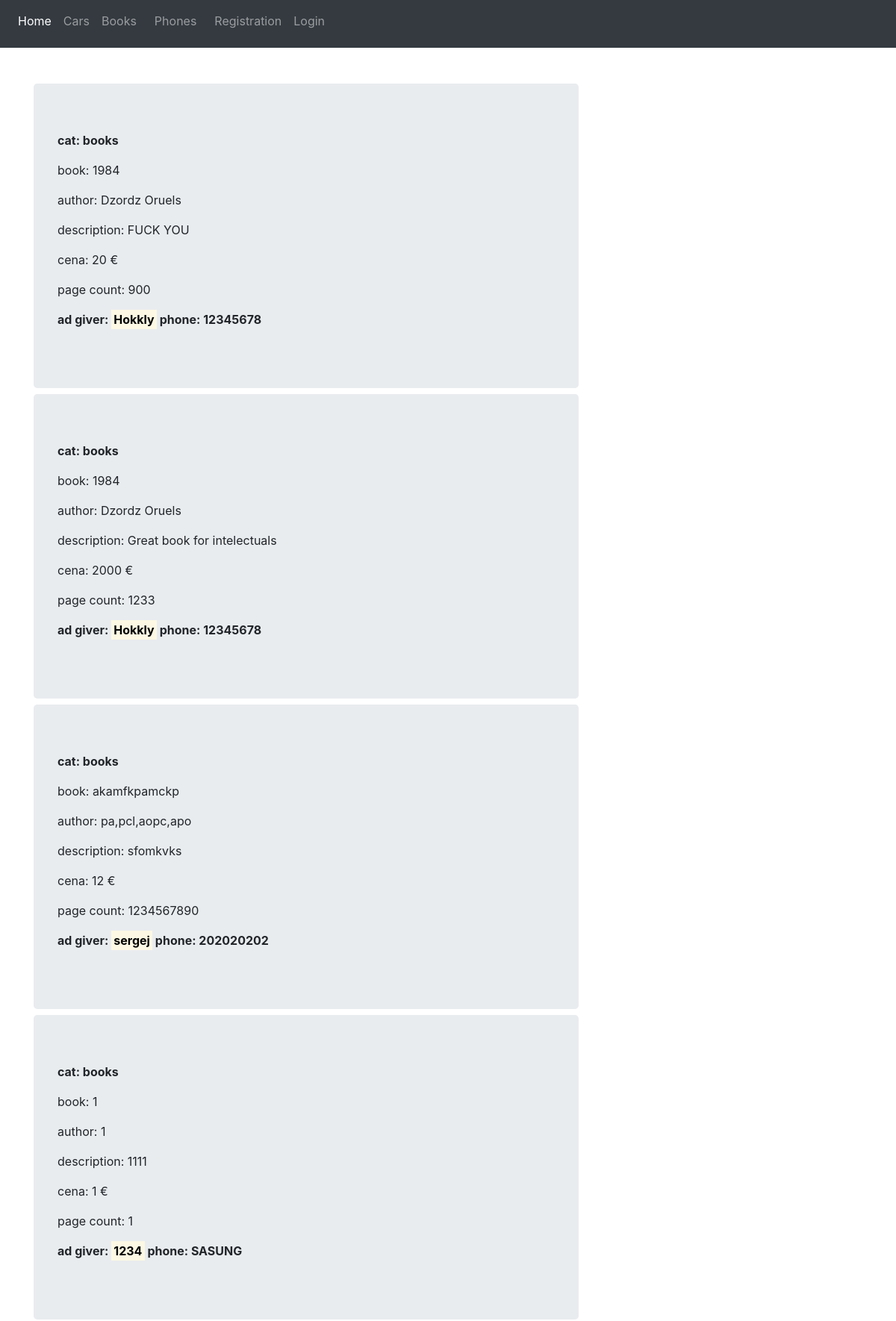
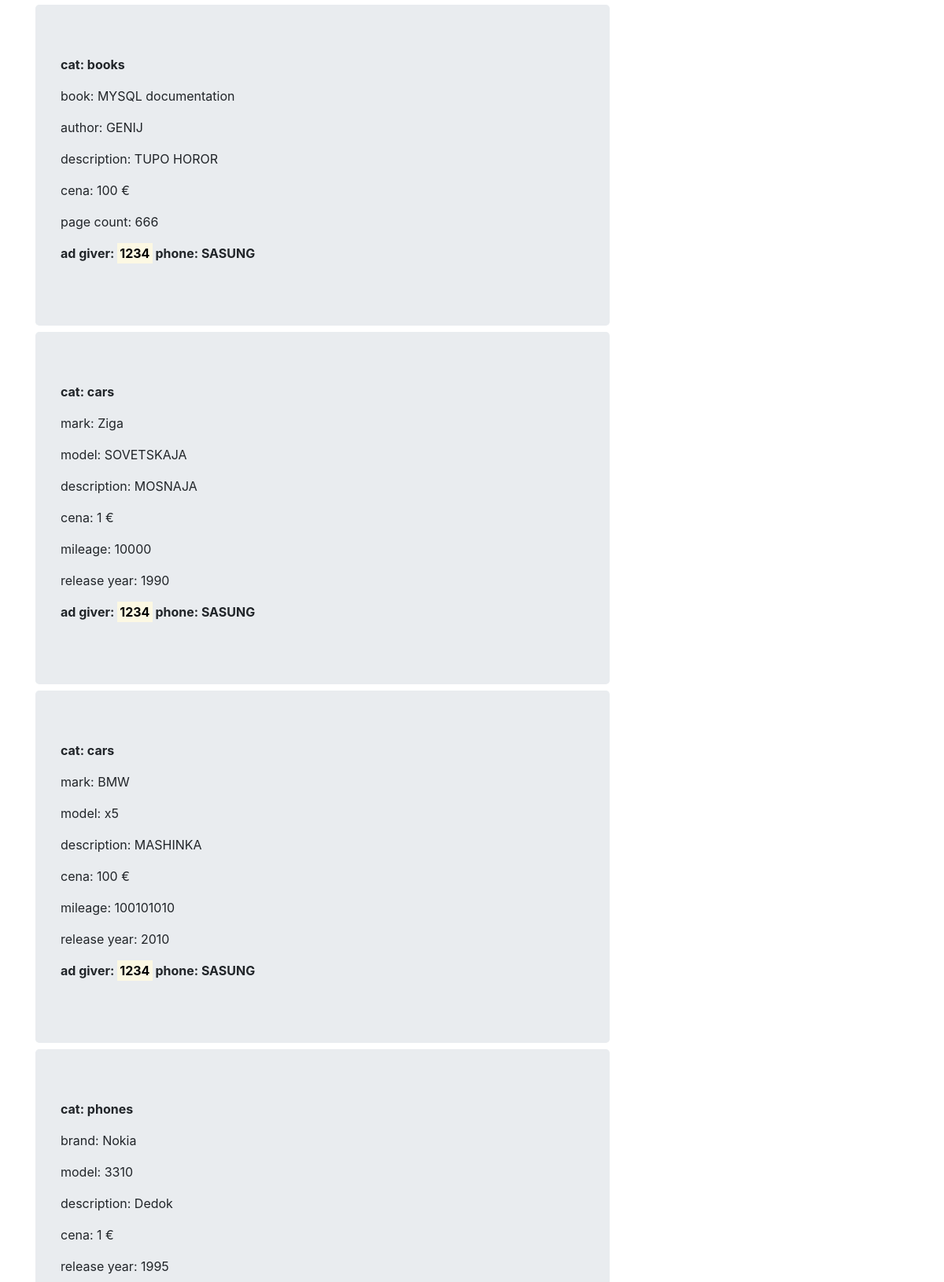
The page / (upper part) on the database its author committed (2 pictures, top to bottom).
### tables this page shows
CREATE TABLE IF NOT EXISTS `advertisement` (
  `id` int(11) NOT NULL AUTO_INCREMENT,
  `user_id` int(11) NOT NULL,
  `description` text NOT NULL,
  `type` int(11) NOT NULL,
  `cena` double NOT NULL,
  PRIMARY KEY (`id`),
  KEY `user_id` (`user_id`),
  KEY `type` (`type`)
);

CREATE TABLE IF NOT EXISTS `ad_books` (
  `id` int(11) NOT NULL AUTO_INCREMENT,
  `name` varchar(255) NOT NULL,
  `author` varchar(255) NOT NULL,
  `page_count` int(11) NOT NULL,
  `ad_id` int(11) NOT NULL,
  PRIMARY KEY (`id`),
  KEY `ad_id` (`ad_id`)
);

CREATE TABLE IF NOT EXISTS `users` (
  `id` int(11) NOT NULL AUTO_INCREMENT,
  `email` varchar(30) NOT NULL,
  `login` varchar(30) NOT NULL,
  `phone` varchar(20) NOT NULL,
  `password` varchar(100) NOT NULL,
  PRIMARY KEY (`id`),
  UNIQUE KEY `email` (`email`),
  UNIQUE KEY `login` (`login`),
  UNIQUE KEY `phone` (`phone`)
);

CREATE TABLE IF NOT EXISTS `ad_car` (
  `id` int(11) NOT NULL AUTO_INCREMENT,
  `ad_id` int(11) NOT NULL,
  `release_year` year(4) NOT NULL,
  `mileage` int(11) NOT NULL,
  `car_mark` varchar(30) NOT NULL,
  `car_model` varchar(30) NOT NULL,
  PRIMARY KEY (`id`),
  KEY `ad_id` (`ad_id`)
);

CREATE TABLE IF NOT EXISTS `ad_phones` (
  `id` int(11) NOT NULL AUTO_INCREMENT,
  `ad_id` int(11) NOT NULL,
  `brand` varchar(255) NOT NULL,
  `model` varchar(255) NOT NULL,
  `release_year` year(4) NOT NULL,
  PRIMARY KEY (`id`),
  KEY `ad_id` (`ad_id`)
);

### index.php (the view, shortened to what this page needs)
<html>
    <head>
        <?php require 'blocks/head.php' ?>
    </head>
    <body>
        <?php require 'blocks/header.php' ?>
        <main class="container mt-5">
            <div class="row">
                <div class="col-md-8 mb-5">
                    <?php
                        require 'database_connection/db.php';
                        $sql = "SELECT a.*, ab.*, u.login, u.phone FROM advertisement as a
                                    INNER JOIN ad_books as ab on ab.ad_id = a.id
                                    INNER JOIN users as u on u.id = a.user_id";
                        $advs = mysqli_query($connection, $sql);
                        while($adv = $advs->fetch_assoc()){
                            echo "<div class='mb-2 jumbotron'>
                                  <p><b> cat: books </b></p>";
                            echo  "<p> book: {$adv['name']} </p>
                                  <p> author: {$adv['author']} </p>
                                  <p> description: {$adv['description']} </p>
                                  <p> cena: {$adv['cena']} &euro;</p>
                                  <p> page count: {$adv['page_count']} </p>
                                  <p><b> ad giver: <mark>{$adv['login']}</mark> phone: {$adv['phone']}</b></p>
                                  </div>";
                        }
                        $sql = "SELECT a.*, ac.*, u.login, u.phone FROM advertisement as a
                                    INNER JOIN ad_car as ac on ac.ad_id = a.id
                                    INNER JOIN users as u on u.id = a.user_id";
                        $advs = mysqli_query($connection, $sql);
                        while($adv = $advs->fetch_assoc()){
                            echo "<div class='mb-2 jumbotron'>
                                  <p><b> cat: cars </b></p>";
                            echo  "<p> mark: {$adv['car_mark']} </p>
                                  <p> model: {$adv['car_model']} </p>
                                  <p> description: {$adv['description']} </p>
                                  <p> cena: {$adv['cena']} &euro;</p>
                                  <p> mileage: {$adv['mileage']} </p>
                                  <p> release year: {$adv['release_year']} </p>
                                  <p><b> ad giver: <mark>{$adv['login']}</mark> phone: {$adv['phone']}</b></p>
                                  </div>";
                        }
                        $sql = "SELECT a.*, ap.*, u.login, u.phone FROM advertisement as a
                                    INNER JOIN ad_phones as ap on ap.ad_id = a.id
                                    INNER JOIN users as u on u.id = a.user_id";
                        $advs = mysqli_query($connection, $sql);
                        while($adv = $advs->fetch_assoc()){
                            echo "<div class='mb-2 jumbotron'>
                                  <p><b> cat: phones </b></p>";
                            echo  "<p> brand: {$adv['brand']} </p>
                                  <p> model: {$adv['model']} </p>
                                  <p> description: {$adv['description']} </p>
                                  <p> cena: {$adv['cena']} &euro;</p>
                                  <p> release year: {$adv['release_year']} </p>
                                  <p><b> ad giver: <mark>{$adv['login']}</mark> phone: {$adv['phone']}</b></p>
                                  </div>";
                        }
                    ?>
                </div>
            </div>
        </main>
    </body>
</html>

### css/main.css (style rules this page uses)
article, aside, figcaption, figure, footer, header, hgroup, main, nav, section { display: block; }
body { margin: 0; font-family: -apple-system,BlinkMacSystemFont,"Segoe UI",Roboto,"Helvetica Neue",Arial,"Noto Sans",sans-serif,"Apple Color Emoji","Segoe UI Emoji","Segoe UI Symbol","Noto Color Emoji"; font-size: 1rem; font-weight: 400; line-height: 1.5; color: #212529; text-align: left; background-color: #fff; }
:root { --blue: #007bff; --indigo: #6610f2; --purple: #6f42c1; --pink: #e83e8c; --red: #dc3545; --orange: #fd7e14; --yellow: #ffc107; --green: #28a745; --teal: #20c997; --cyan: #17a2b8; --white: #fff; --gray: #6c757d; --gray-dark: #343a40; --primary: #007bff; --secondary: #6c757d; --success: #28a745; --info: #17a2b8; --warning: #ffc107; --danger: #dc3545; --light: #f8f9fa; --dark: #343a40; --breakpoint-xs: 0; --breakpoint-sm: 576px; --breakpoint-md: 768px; --breakpoint-lg: 992px; --breakpoint-xl: 1200px; --font-family-sans-serif: -apple-system,BlinkMacSystemFont,"Segoe UI",Roboto,"Helvetica Neue",Arial,"Noto Sans",sans-serif,"Apple Color Emoji","Segoe UI Emoji","Segoe UI Symbol","Noto Color Emoji"; --font-family-monospace: SFMono-Regular,Menlo,Monaco,Consolas,"Liberation Mono","Courier New",monospace; }
html { font-family: sans-serif; line-height: 1.15; -webkit-text-size-adjust: 100%; -webkit-tap-highlight-color: transparent; }

### rows shown on the page
advertisement: ad_books.name "1984", ad_books.author "Dzordz Oruels", description "FUCK YOU", cena "20", ad_books.page_count "900", user.login "Hokkly", user.phone "12345678"
advertisement: ad_books.name "1984", ad_books.author "Dzordz Oruels", description "Great book for intelectuals", cena "2000", ad_books.page_count "1233", user.login "Hokkly", user.phone "12345678"
advertisement: ad_books.name "akamfkpamckp", ad_books.author "pa,pcl,aopc,apo", description "sfomkvks", cena "12", ad_books.page_count "1234567890", user.login "sergej", user.phone "202020202"
advertisement: ad_books.name "1", ad_books.author "1", description "1111", cena "1", ad_books.page_count "1", user.login "1234", user.phone "SASUNG"
advertisement: ad_books.name "MYSQL documentation", ad_books.author "GENIJ", description "TUPO HOROR", cena "100", ad_books.page_count "666", user.login "1234", user.phone "SASUNG"
advertisement: ad_car.car_mark "Ziga", ad_car.car_model "SOVETSKAJA", description "MOSNAJA", cena "1", ad_car.mileage "10000", ad_car.release_year "1990", user.login "1234", user.phone "SASUNG"
advertisement: ad_car.car_mark "BMW", ad_car.car_model "x5", description "MASHINKA", cena "100", ad_car.mileage "100101010", ad_car.release_year "2010", user.login "1234", user.phone "SASUNG"
advertisement: ad_phones.brand "Nokia", ad_phones.model "3310", description "Dedok", cena "1", ad_phones.release_year "1995"
